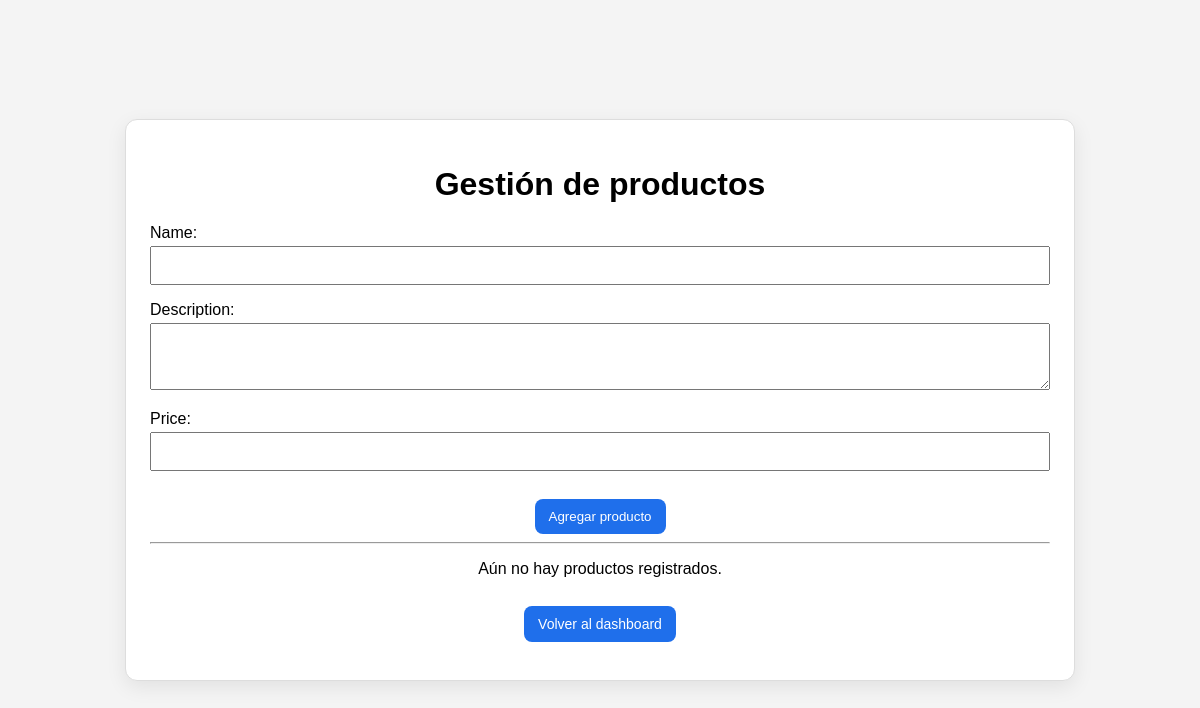
The page /products/ (signed in) on the database as committed earlier.
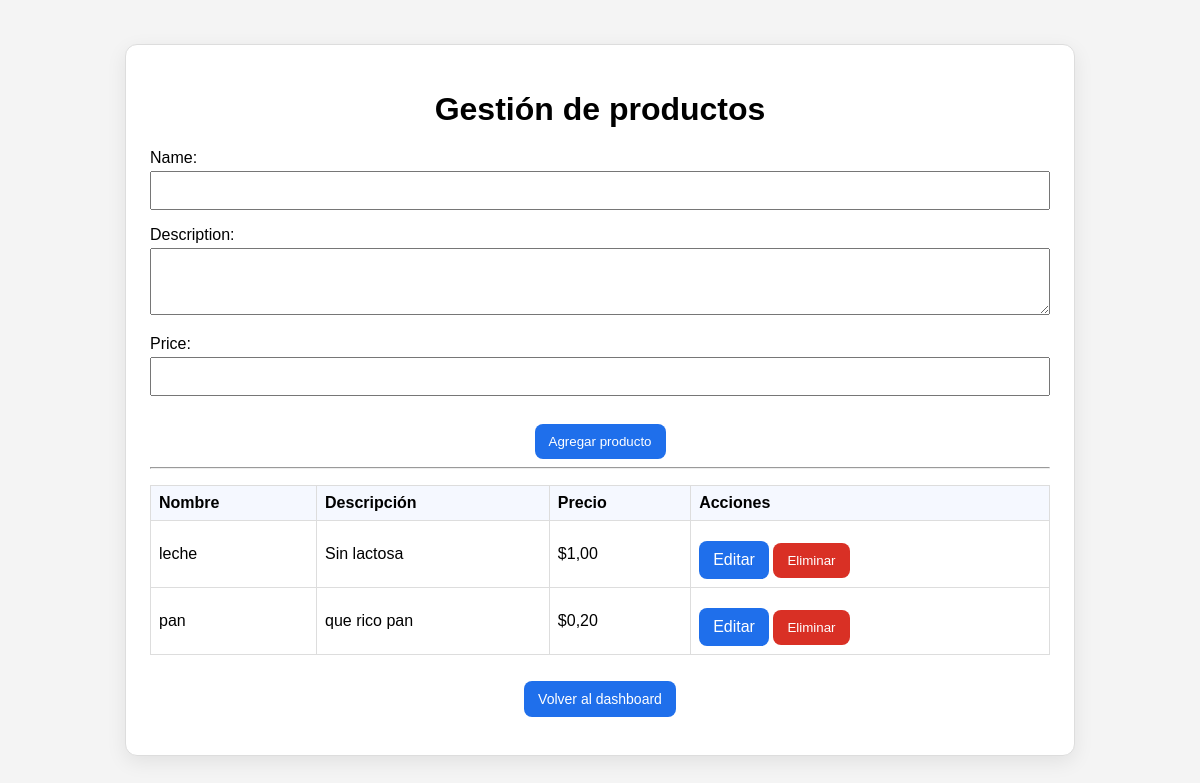
The same page on the database as committed later.
### core/models.py (models this page shows, shortened)
class Product(models.Model):
    name = models.CharField(max_length=120)
    description = models.TextField(blank=True)
    price = models.DecimalField(max_digits=10, decimal_places=2)
    created_at = models.DateTimeField(auto_now_add=True)
    updated_at = models.DateTimeField(auto_now=True)
    class Meta:
        ordering = ["name"]

### core/views.py (the view)
# urls.py: path("products/", products_view, name="products"),
@login_required
def products_view(request):
    if request.method == "POST":
        form = ProductForm(request.POST)
        if form.is_valid():
            form.save()
            return redirect("products")
    else:
        form = ProductForm()
    products = Product.objects.all()
    return render(
        request,
        "products.html",
        {
            "form": form,
            "products": products,
            "is_edit": False,
        },
    )

### core/forms.py
class ProductForm(forms.ModelForm):
    class Meta:
        model = Product
        fields = ["name", "description", "price"]
        widgets = {
            "description": forms.Textarea(attrs={"rows": 3}),
        }

### templates/products.html (shortened to what this page needs)
{% extends "base.html" %}
{% block content %}
<h1>Gestión de productos</h1>
<form method="post">
  {{ form.as_p }}
  <button type="submit">{% if is_edit %}Actualizar{% else %}Agregar{% endif %} producto</button>
</form>
<hr />
{% if products %}
<table>
  <thead>
    <tr>
      <th>Nombre</th>
      <th>Descripción</th>
      <th>Precio</th>
      <th>Acciones</th>
    </tr>
  </thead>
  <tbody>
    {% for product in products %}
    <tr>
      <td>{{ product.name }}</td>
      <td>{{ product.description|default:"-" }}</td>
      <td>${{ product.price }}</td>
      <td>
        <a class="btn-link" href="{% url 'product-edit' product.id %}">Editar</a>
        <form method="post" action="{% url 'product-delete' product.id %}" class="inline-form">
          <button type="submit" class="danger-btn">Eliminar</button>
        </form>
      </td>
    </tr>
    {% endfor %}
  </tbody>
</table>
{% else %}
<p>Aún no hay productos registrados.</p>
{% endif %}
<p class="small">
  <a class="btn-link" href="{% url 'dashboard' %}">Volver al dashboard</a>
</p>
{% endblock %}

### templates/base.html (shortened to what this page needs)
<!DOCTYPE html>
<html lang="es">
  <head>
  </head>
  <body>
    <div class="card">{% block content %}{% endblock %}</div>
  </body>
</html>

### templates/base.html (style rules this page uses)
body { margin: 0; min-height: 100vh; display: flex; align-items: center; justify-content: center; font-family: Arial, sans-serif; background: #f4f4f4; }
.card { width: min(95vw, 900px); background: white; border: 1px solid #ddd; border-radius: 12px; padding: 24px; box-shadow: 0 6px 20px rgba(0, 0, 0, 0.08); text-align: center; }
form p { text-align: left; }
input, textarea { width: 100%; box-sizing: border-box; padding: 10px; margin-top: 4px; }
button, .btn-link { margin-top: 12px; display: inline-block; border: none; background: #1f6feb; color: white; padding: 10px 14px; border-radius: 8px; text-decoration: none; cursor: pointer; }
.danger-btn { background: #d93025; }
.small { margin-top: 14px; font-size: 14px; }
table { width: 100%; border-collapse: collapse; margin-top: 16px; }
th, td { border: 1px solid #ddd; padding: 8px; text-align: left; }
th { background: #f5f8ff; }
.inline-form { display: inline; }
.inline-form button, .inline-form .btn-link { margin-top: 0; }

Rows that differ between the two databases and show on the page:
added Product: name "leche", description "Sin lactosa", price "1,00"
added Product: name "pan", description "que rico pan", price "0,20"
Other text that changed with them:
text no longer shown: "Aún no hay productos registrados."
text now shown: "Nombre Descripción Precio Acciones"
